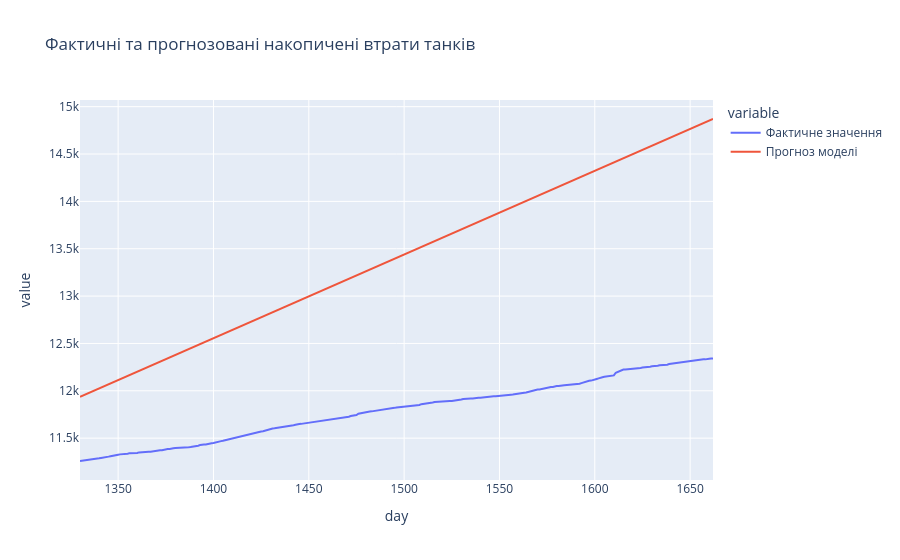

The code cell stored with this chart in its notebook:
### Code cell
# Візуалізація:

results = pd.DataFrame({
    'day': test_data['day'],
    'Фактичне значення': y_test,
    'Прогноз моделі': predictions
})

import plotly.express as px

fig = px.line(
    results,
    x='day',
    y=['Фактичне значення', 'Прогноз моделі'],
    title='Фактичні та прогнозовані накопичені втрати танків'
)

fig.show()

### Figure 1 — Plotly figure (JSON) as saved in the notebook; plotly's stock layout.template omitted (floating-point values rounded to 4 significant figures; data arrays with more than 128 entries replaced by an {"elided": "..."} marker saying what was removed)
{"data": [{"hovertemplate": "variable=Фактичне значення<br>day=%{x}<br>value=%{y}<extra></extra>", "legendgroup": "Фактичне значення", "line": {"color": "#636efa", "dash": "solid"}, "marker": {"symbol": "circle"}, "mode": "lines", "name": "Фактичне значення", "orientation": "v", "showlegend": true, "type": "scatter", "x": {"elided": "333 int values"}, "xaxis": "x", "y": {"elided": "333 float values"}, "yaxis": "y"}, {"hovertemplate": "variable=Прогноз моделі<br>day=%{x}<br>value=%{y}<extra></extra>", "legendgroup": "Прогноз моделі", "line": {"color": "#EF553B", "dash": "solid"}, "marker": {"symbol": "circle"}, "mode": "lines", "name": "Прогноз моделі", "orientation": "v", "showlegend": true, "type": "scatter", "x": {"elided": "333 int values"}, "xaxis": "x", "y": {"elided": "333 float values"}, "yaxis": "y"}], "layout": {"legend": {"title": {"text": "variable"}, "tracegroupgap": 0}, "title": {"text": "Фактичні та прогнозовані накопичені втрати танків"}, "xaxis": {"anchor": "y", "domain": [0, 1], "title": {"text": "day"}}, "yaxis": {"anchor": "x", "domain": [0, 1], "title": {"text": "value"}}}}
